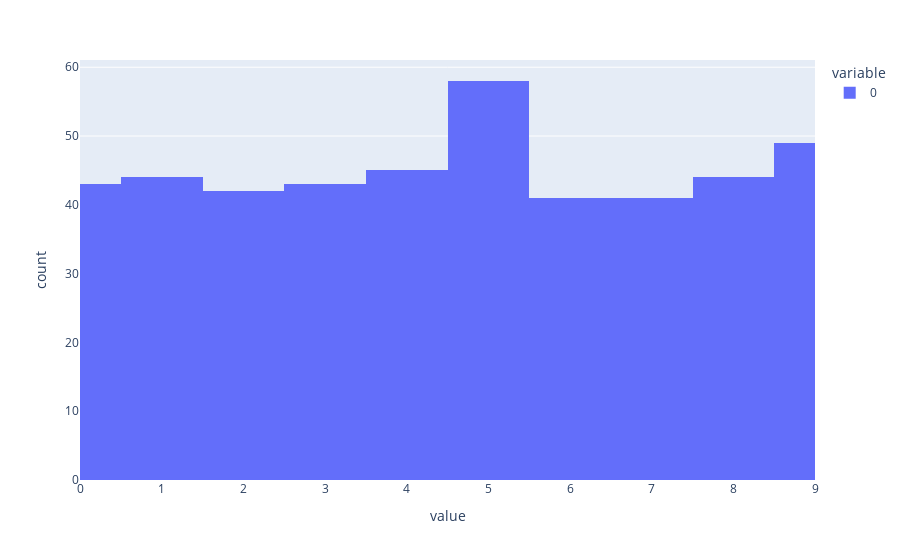

The code cell stored with this chart in its notebook:
### Markdown cell above
## **Job 13**
A l'aide de matplotlib (ou d'une autre librairie de votre choix), visualisez la distribution des données du tableau $R$ en générant un histogramme.

### Code cell
fig = px.histogram(R, nbins=10, range_x=[0, 9], labels={'x': 'Valeurs', 'y': 'Fréquence'})
fig.show()

### Figure 1 — Plotly figure (JSON) as saved in the notebook; plotly's stock layout.template omitted (floating-point values rounded to 4 significant figures; data arrays with more than 128 entries replaced by an {"elided": "..."} marker saying what was removed)
{"data": [{"alignmentgroup": "True", "bingroup": "x", "hovertemplate": "variable=0<br>value=%{x}<br>count=%{y}<extra></extra>", "legendgroup": "0", "marker": {"color": "#636efa", "pattern": {"shape": ""}}, "name": "0", "nbinsx": 10, "offsetgroup": "0", "orientation": "v", "showlegend": true, "type": "histogram", "x": {"elided": "450 int values"}, "xaxis": "x", "yaxis": "y"}], "layout": {"barmode": "relative", "legend": {"title": {"text": "variable"}, "tracegroupgap": 0}, "margin": {"t": 60}, "xaxis": {"anchor": "y", "domain": [0, 1], "range": [0, 9], "title": {"text": "value"}}, "yaxis": {"anchor": "x", "domain": [0, 1], "title": {"text": "count"}}}}
